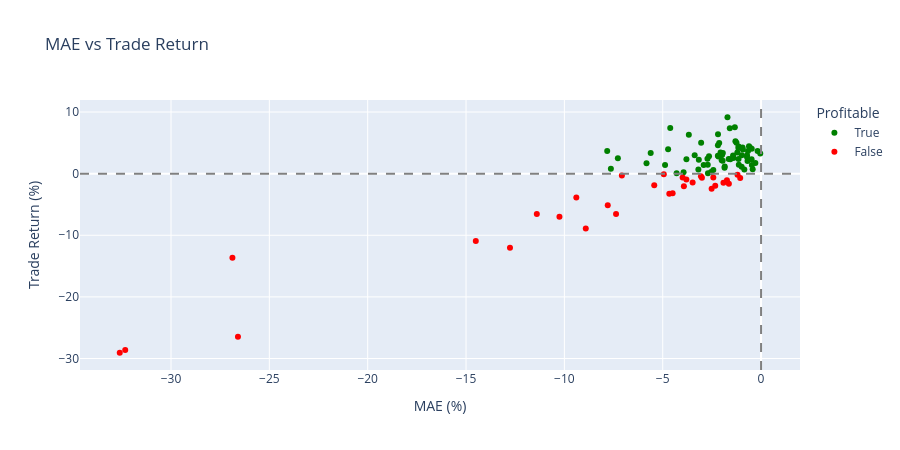

Source (notebook cell):
### Markdown cell above
**Interpretation**: Winners and losers separate quickly in excursion space. Trades
that finish positive tend to recover before drawing down deeply, while losers show
larger adverse moves with little offsetting upside.

### Code cell
# MAE vs Trade Return scatter
fig = px.scatter(
    mae_mfe_df,
    x="mae_pct",
    y="trade_return",
    color="is_winner",
    color_discrete_map={True: "green", False: "red"},
    title="MAE vs Trade Return",
    labels={"mae_pct": "MAE (%)", "trade_return": "Trade Return (%)", "is_winner": "Profitable"},
)

# Add reference lines
fig.add_hline(y=0, line_dash="dash", line_color="gray")
fig.add_vline(x=0, line_dash="dash", line_color="gray")

fig.update_layout(height=450)
fig.show()

### Figure 1 — Plotly figure (JSON) as saved in the notebook; plotly's stock layout.template omitted (floating-point values rounded to 4 significant figures)
{"data": [{"hovertemplate": "Profitable=True<br>MAE (%)=%{x}<br>Trade Return (%)=%{y}<extra></extra>", "legendgroup": "True", "marker": {"color": "green", "symbol": "circle"}, "mode": "markers", "name": "True", "orientation": "v", "showlegend": true, "type": "scatter", "x": [-2.726, -1.646, -1.562, -1.848, -0.4684, -2.918, -2.71, -0.9262, -0.1772, -0.984, -1.857, -7.823, -3.672, -0.7143, -1.954, -2.54, -2.428, -1.153, -0.6151, -0.4744, -2.129, -0.664, -0.4822, -0.04131, -2.001, -2.059, -3.165, -0.5647, -1.131, -0.4262, -1.991, -2.647, -0.2897, -2.052, -2.189, -1.249, -1.333, -1.589, -5.612, -2.193, -7.28, -4.618, -1.708, -1.142, -3.047, -2.7, -3.187, -1.206, -1.945, -2.164, -1.984, -1.401, -0.7161, -1.423, -0.6879, -1.145, -0.8503, -3.795, -3.375, -4.726, -7.636, -1.304, -4.881, -2.196, -4.294, -3.939, -5.824, -0.9425, -0.9878], "xaxis": "x", "y": [2.437, 2.384, 2.34, 1.163, 1.412, 1.414, 1.46, 3.915, 3.677, 2.97, 0.9458, 3.691, 6.325, 2.977, 2.085, 0.268, 0.6024, 4.174, 4.434, 4.032, 4.977, 3.69, 2.322, 3.281, 2.168, 3.421, 2.256, 4.226, 1.43, 0.7092, 3.012, 2.842, 1.725, 3.045, 6.388, 5.001, 7.523, 7.369, 3.34, 4.6, 2.512, 7.392, 9.154, 4.403, 5.027, 0.07467, 0.6566, 3.42, 3.347, 2.764, 3.107, 2.555, 2.704, 2.941, 2.041, 2.36, 0.6716, 2.349, 3.002, 3.978, 0.7913, 5.252, 1.407, 2.921, 0.06869, 0.2145, 1.673, 4.244, 1.122], "yaxis": "y"}, {"hovertemplate": "Profitable=False<br>MAE (%)=%{x}<br>Trade Return (%)=%{y}<extra></extra>", "legendgroup": "False", "marker": {"color": "red", "symbol": "circle"}, "mode": "markers", "name": "False", "orientation": "v", "showlegend": true, "type": "scatter", "x": [-3.479, -5.431, -3.923, -8.912, -14.5, -26.6, -32.61, -32.33, -26.88, -4.946, -7.077, -1.061, -3.057, -2.427, -2.514, -3.989, -3.798, -10.25, -3.008, -7.373, -11.4, -9.393, -1.636, -2.33, -12.77, -1.912, -1.735, -4.496, -7.795, -1.197, -4.665], "xaxis": "x", "y": [-1.441, -1.87, -2.034, -8.912, -10.93, -26.47, -29.07, -28.62, -13.65, -0.09402, -0.2802, -0.7033, -0.4319, -0.6264, -2.468, -0.6166, -0.943, -7.007, -0.6474, -6.554, -6.56, -3.874, -1.621, -1.982, -12.04, -1.472, -1.081, -3.162, -5.111, -0.159, -3.272], "yaxis": "y"}], "layout": {"height": 450, "legend": {"title": {"text": "Profitable"}, "tracegroupgap": 0}, "shapes": [{"line": {"color": "gray", "dash": "dash"}, "type": "line", "x0": 0, "x1": 1, "xref": "x domain", "y0": 0, "y1": 0, "yref": "y"}, {"line": {"color": "gray", "dash": "dash"}, "type": "line", "x0": 0, "x1": 0, "xref": "x", "y0": 0, "y1": 1, "yref": "y domain"}], "title": {"text": "MAE vs Trade Return"}, "xaxis": {"anchor": "y", "domain": [0.0, 1.0], "title": {"text": "MAE (%)"}}, "yaxis": {"anchor": "x", "domain": [0.0, 1.0], "title": {"text": "Trade Return (%)"}}}}
